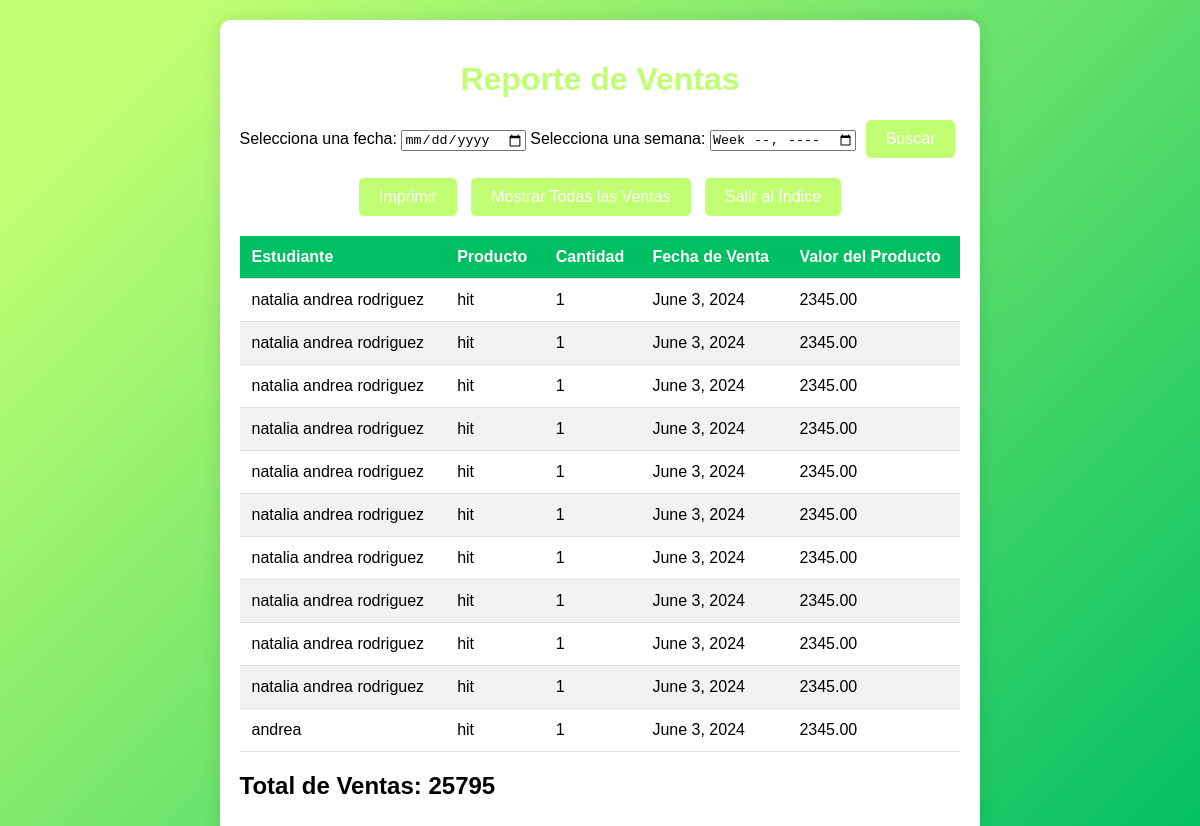
Screenshot of /reporte_ventas/ with the database file from the repository.
### menu/models.py (models this page shows, shortened)
class Venta(models.Model):
    estudiante = models.ForeignKey(Estudiante, on_delete=models.CASCADE)
    producto = models.ForeignKey(Producto, on_delete=models.CASCADE)
    cantidad  = models.PositiveIntegerField()
    fecha_venta = models.DateField(auto_now_add=True)
    valor_producto = models.DecimalField(max_digits=10, decimal_places=2, default=0)  # Valor predeterminado de 0

class Estudiante(models.Model):
    user = models.OneToOneField(User, on_delete=models.CASCADE)
    cedula_estudiante = models.CharField(max_length=100)
    nombre = models.CharField(max_length=100)
    correoEstudiante = models.EmailField()
    correoAcudiente = models.EmailField()
    productos_comprados = models.ManyToManyField(Producto, through='Venta')
    TIPO_USUARIO_CHOICES = [
        ('estudiante', 'Estudiante'),
    ]
    tipo_usuario = models.CharField(max_length=20, choices=TIPO_USUARIO_CHOICES, default='estudiante')

class Producto(models.Model):
    codigo = models.CharField(max_length=50, unique=True)
    nombre = models.CharField(max_length=100)
    valor = models.IntegerField()
    cantidad = models.PositiveIntegerField()
    disponibilidad = models.BooleanField(default=True)
    CATEGORIA_CHOICES = [
        ('BEBIDA', 'Bebida'),
        ('DESAYUNO', 'Desayuno'),
        ('ALIMENTO_FRITO', 'Alimento frito'),
        ('ALIMENTO_EMPAQUETADO', 'Alimento empaquetado'),
        ('POSTRE', 'Postre'),
        ('ALMUERZO', 'Almuerzo'),
    ]
    categoria = models.CharField(max_length=20, choices=CATEGORIA_CHOICES)
    fecha_vencimiento = models.DateField(null=True, blank=True)
    fecha_entrega = models.DateField(null=True, blank=True)
    imagen = models.ImageField(upload_to='imagen/', null=True, blank=True)  # Campo para subir una imagen

### menu/views.py (the view)
# urls.py: path('reporte_ventas/', reporte_ventas, name='reporte_ventas'),
def reporte_ventas(request):
    ventas = Venta.objects.filter(fecha_venta__lte=now())
    total_ventas = ventas.aggregate(total=Sum('valor_producto'))['total'] or 0
    context = {
        'ventas': ventas,
        'total_ventas': total_ventas,
    }
    return render(request, 'reporte_ventas.html', context)

### menu/context_processor.py (called while the page is built)
def total_carrito(request):
    total = 0
    if request.user.is_authenticated:
        if "carrito" in request.session.keys():
            for key, value in request.session["carrito"].items():
                total += int(value["acumulado"])
    return {"total_carrito": total}

### menu/templates/reporte_ventas.html (shortened to what this page needs)
<!DOCTYPE html>
<html lang="en">
<head>
</head>
<body>
<div class="container">
    <h1>Reporte de Ventas</h1>
    <form action="{% url 'buscar_ventas' %}" method="GET">
        <label for="fecha">Selecciona una fecha:</label>
        <input type="date" id="fecha" name="fecha">
        <label for="semana">Selecciona una semana:</label>
        <input type="week" id="semana" name="semana">
        <button type="submit" class="btn">Buscar</button>
    </form>
    <div class="btn-container">
        <a href="#" onclick="window.print()" class="btn">Imprimir</a>
        <a href="{% url 'reporte_ventas' %}" class="btn">Mostrar Todas las Ventas</a>
        <a href="{% url 'index_view' %}" class="btn">Salir al Índice</a>
    </div>
    <table>
        <thead>
            <tr>
                <th>Estudiante</th>
                <th>Producto</th>
                <th>Cantidad</th>
                <th>Fecha de Venta</th>
                <th>Valor del Producto</th>
            </tr>
        </thead>
        <tbody>
            {% for venta in ventas %}
            <tr>
                <td>{{ venta.estudiante.nombre }}</td>
                <td>{{ venta.producto.nombre }}</td>
                <td>{{ venta.cantidad }}</td>
                <td>{{ venta.fecha_venta }}</td>
                <td>{{ venta.valor_producto }}</td>
            </tr>
            {% endfor %}
        </tbody>
    </table>
    <h2>Total de Ventas: {{ total_ventas }}</h2>
</div>
</body>
</html>

### menu/templates/reporte_ventas.html (style rules this page uses)
body { background: linear-gradient(135deg, #c1ff72 10%, #00BF63 100%); min-height: 100vh; display: flex; justify-content: center; align-items: center; }
.container { background: white; border-radius: 10px; box-shadow: 0 4px 8px rgba(0, 0, 0, 0.1); padding: 30px; max-width: 600px; }
body { font-family: Arial, sans-serif; background-color: #f8f9fa; margin: 0; padding: 0; }
.container { max-width: 800px; margin: 20px auto; padding: 20px; background-color: #fff; border-radius: 10px; box-shadow: 0 0 20px rgba(0, 0, 0, 0.1); }
h1 { color: #c1ff72; font-weight: 700; text-align: center; }
table { width: 100%; border-collapse: collapse; margin-top: 20px; }
th, td { padding: 12px; border-bottom: 1px solid #ddd; text-align: left; }
th { background-color: #00BF63; color: #fff; font-weight: bold; }
tr:nth-child(even) { background-color: #f2f2f2; }
.btn-container { margin-top: 20px; text-align: center; }
.btn { background-color: #c1ff72; color: #fff; border: none; border-radius: 5px; padding: 10px 20px; margin: 0 5px; cursor: pointer; font-size: 16px; transition: background-color 0.3s ease; text-decoration: none; display: inline-block; }

### rows the page displays
Venta: estudiante.nombre "natalia andrea rodriguez", producto.nombre "hit", cantidad "1", fecha_venta "June 3, 2024", valor_producto "2345.00"
Venta: estudiante.nombre "natalia andrea rodriguez", producto.nombre "hit", cantidad "1", fecha_venta "June 3, 2024", valor_producto "2345.00"
Venta: estudiante.nombre "natalia andrea rodriguez", producto.nombre "hit", cantidad "1", fecha_venta "June 3, 2024", valor_producto "2345.00"
Venta: estudiante.nombre "natalia andrea rodriguez", producto.nombre "hit", cantidad "1", fecha_venta "June 3, 2024", valor_producto "2345.00"
Venta: estudiante.nombre "natalia andrea rodriguez", producto.nombre "hit", cantidad "1", fecha_venta "June 3, 2024", valor_producto "2345.00"
Venta: estudiante.nombre "natalia andrea rodriguez", producto.nombre "hit", cantidad "1", fecha_venta "June 3, 2024", valor_producto "2345.00"
Venta: estudiante.nombre "natalia andrea rodriguez", producto.nombre "hit", cantidad "1", fecha_venta "June 3, 2024", valor_producto "2345.00"
Venta: estudiante.nombre "natalia andrea rodriguez", producto.nombre "hit", cantidad "1", fecha_venta "June 3, 2024", valor_producto "2345.00"
Venta: estudiante.nombre "natalia andrea rodriguez", producto.nombre "hit", cantidad "1", fecha_venta "June 3, 2024", valor_producto "2345.00"
Venta: estudiante.nombre "natalia andrea rodriguez", producto.nombre "hit", cantidad "1", fecha_venta "June 3, 2024", valor_producto "2345.00"
Venta: estudiante.nombre "andrea", producto.nombre "hit", cantidad "1", fecha_venta "June 3, 2024", valor_producto "2345.00"

### other values shown
{{ total_ventas }} "25795"
